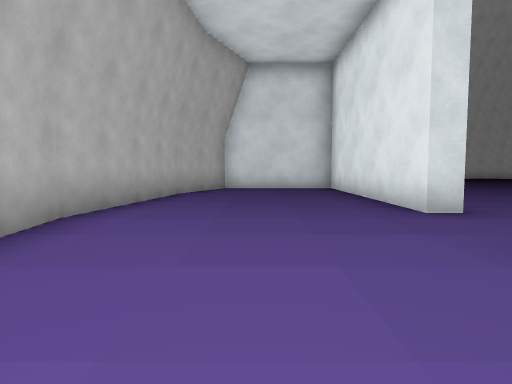
view 1 (above)

24 first-person views from a walk through a Godot game level. The camera is 1.2 m above the floor, tilts 4° down and sees 75° across. The floor is counted in squares, 2 m on a side. Each view is taken from the middle of a square. On the plan, view 1 faces up. The plan holds only what a view shows up to about 10 squares ahead; the rest is blank. Characters and animated objects are left out. Some surface patterns are stand-ins.

view 2
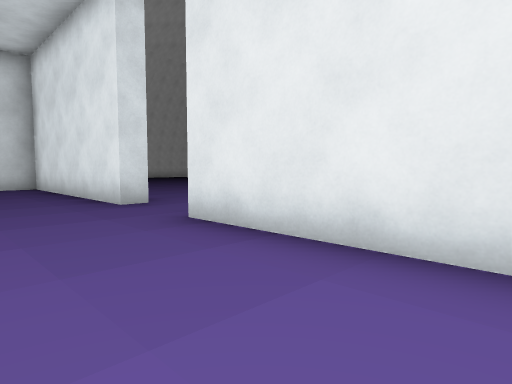

view 3
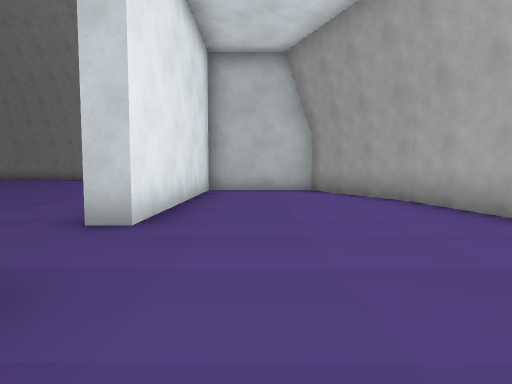

view 4
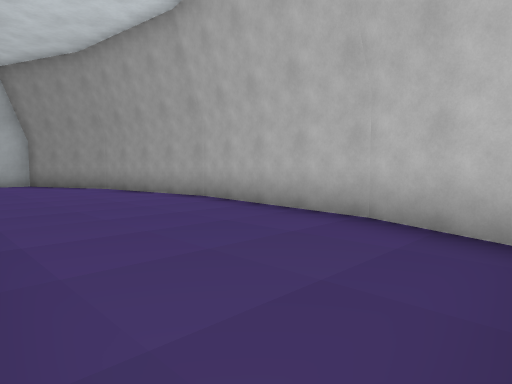

view 5
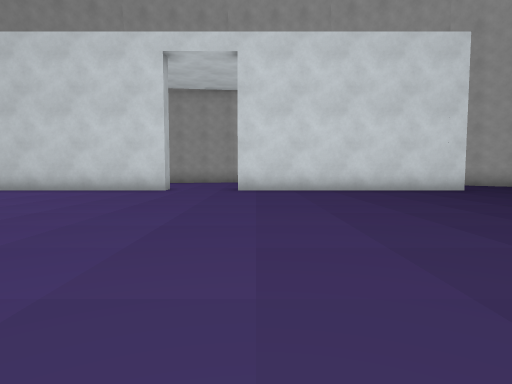

view 6
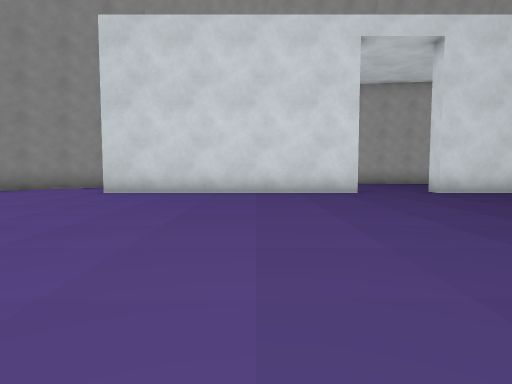

view 7
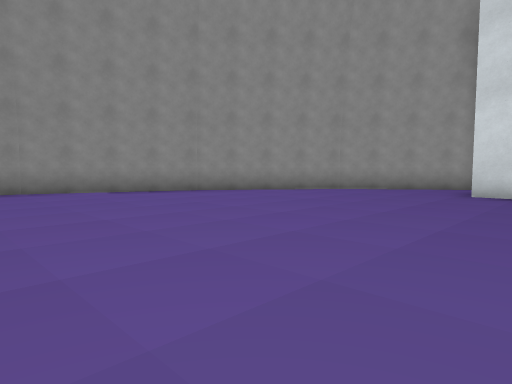

view 8
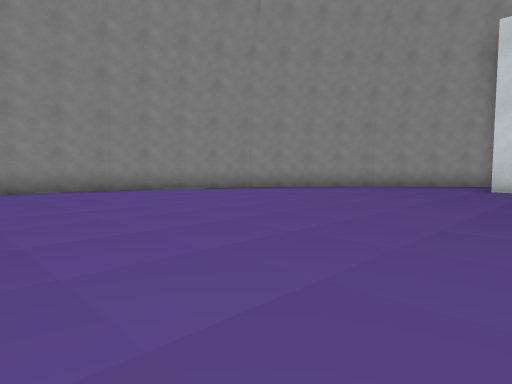

view 9
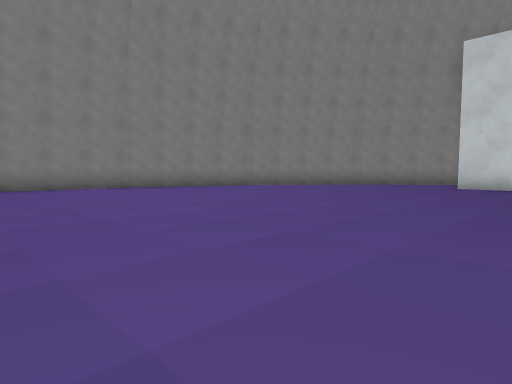

view 10
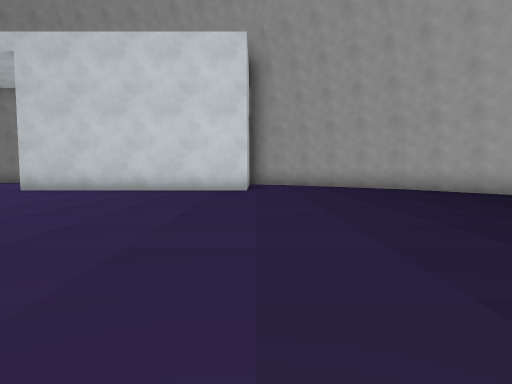

view 11
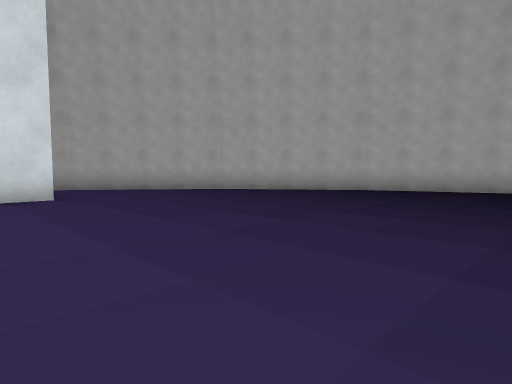

view 12
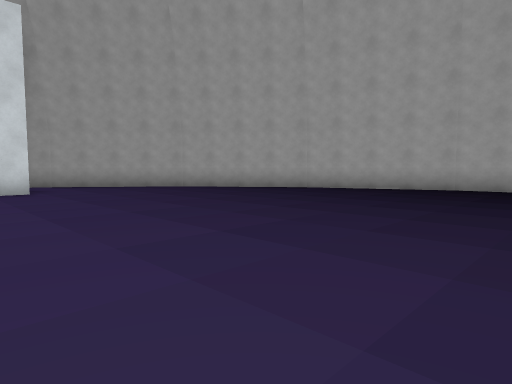

view 13
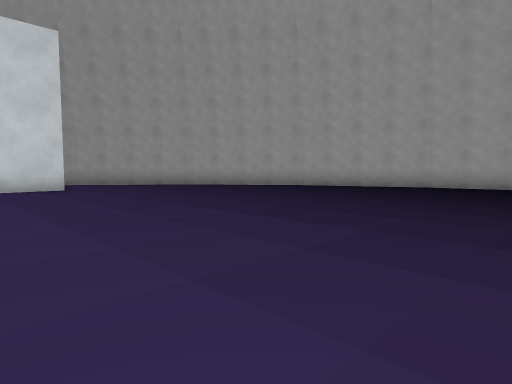

view 14
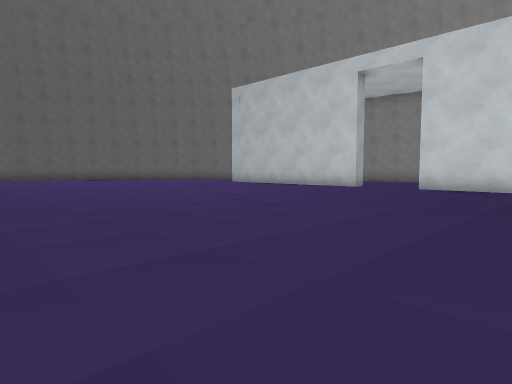

view 15
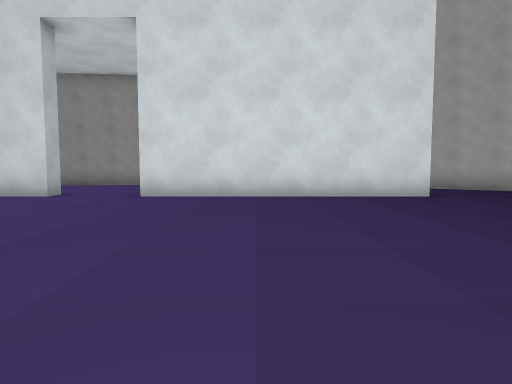

view 16
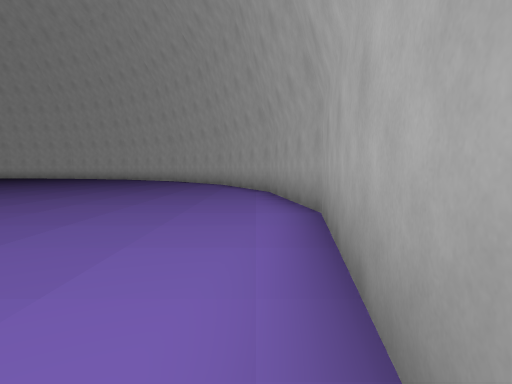

view 17
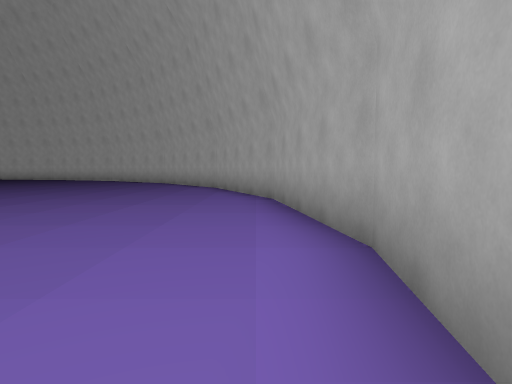

view 18
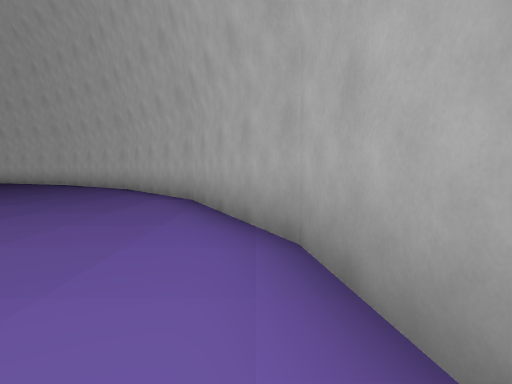

view 19
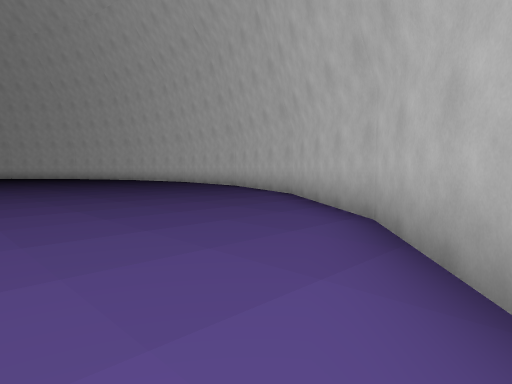

view 20
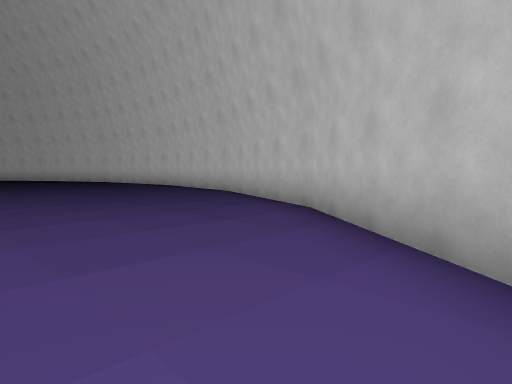

view 21
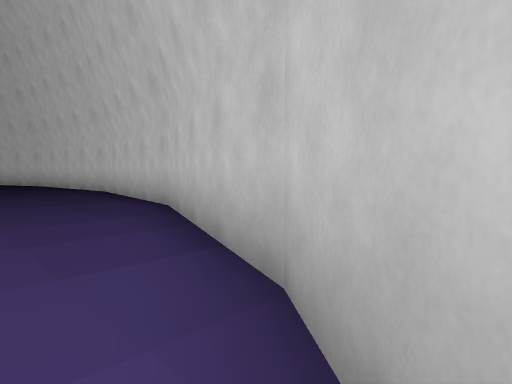

view 22
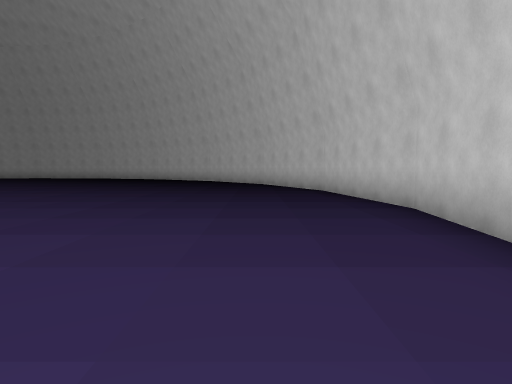

view 23
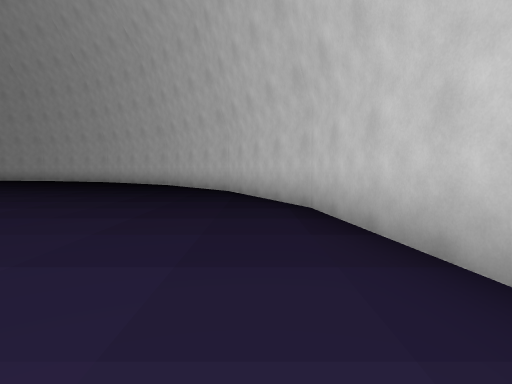

view 24
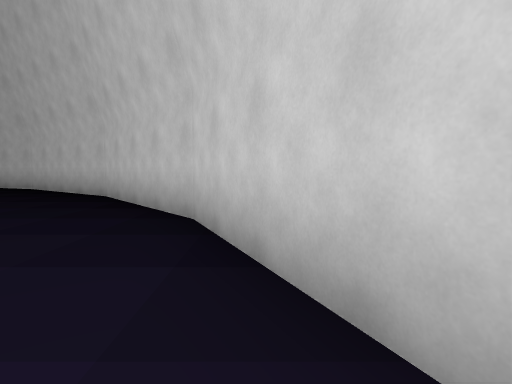

### Floor plan
Key: @ floor where view 1 was taken; # wall or solid block; . floor; B building.
Columns run from 3 left of view 1 to 30 right of it. Each row starts with its distance up from view 1.
 20             ###
 19          ###..
 18        ###......        ##
 17       ##........
 16      ##.........
 15     ##..........
 14    ##...........
 13    #............
 12   #..............        ....  #
 11    BBBB..........        ......#
 10  ##...B..........         .....##
  9  #....B..........      .........#
  8  #....B..........      .........#
  7  #....B..........       ........#
  6 ##....B..........        .......##
  5 #.....B..........        ........#
  4 #................         .......#
  3 #...............          .......#
  2 ##....B.........          ......##
  1  #....B.........         .......#
  0  #.@..B.........         .......#
 -1  #....B...........       .......#
 -2  ##...B...........       ......##
 -3   BBBBB...........       ......#
 -4     ..............   ..........#
 -5    #..............  ..........#
 -6    ##........................##
 -7     ##......................##
 -8      ##....................##
 -9       ##..................##
-10        ###..............###
-11          ###..........###
-12             ##########

Where each view was taken, in squares from view 1:
view 1: 0 up, 0 right, facing up
view 2: 1 down, 0 right, facing up-right
view 3: 6 up, 1 right, facing down
view 4: 10 up, 2 right, facing down-left
view 5: 5 up, 12 right, facing left
view 6: 0 up, 11 right, facing left
view 7: 2 down, 11 right, facing down-left
view 8: 2 down, 13 right, facing down-left
view 9: 1 down, 14 right, facing down-left
view 10: 11 up, 12 right, facing left
view 11: 9 up, 10 right, facing up-left
view 12: 9 up, 12 right, facing up-left
view 13: 8 up, 13 right, facing up-left
view 14: 8 up, 13 right, facing down-left
view 15: 7 up, 10 right, facing left
view 16: 11 down, 9 right, facing right
view 17: 11 down, 11 right, facing right
view 18: 11 down, 15 right, facing right
view 19: 9 down, 21 right, facing up-right
view 20: 7 down, 23 right, facing up-right
view 21: 5 down, 26 right, facing up-right
view 22: 1 down, 27 right, facing up
view 23: 3 up, 28 right, facing up
view 24: 8 up, 28 right, facing up
